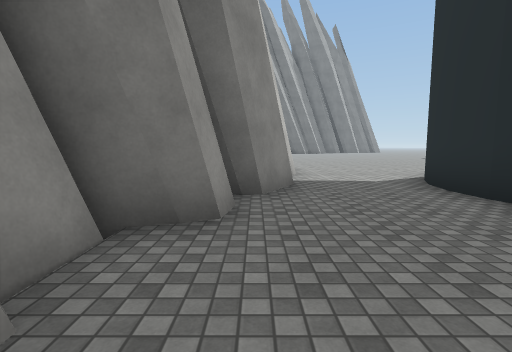
[1] (above)

24 first-person views from a walk through a scene from a Unity 3-D project. The camera is 1.4 m above the floor, tilts 6° down and sees 85° across. The floor is counted in squares, 2 m on a side. Each view is taken from the middle of a square. On the plan, view 1 faces up. The plan holds only what a view shows up to about 9 squares ahead; the rest is blank. The place goes on beyond the plan. The player is left out. Some surface patterns are stand-ins.

[2]
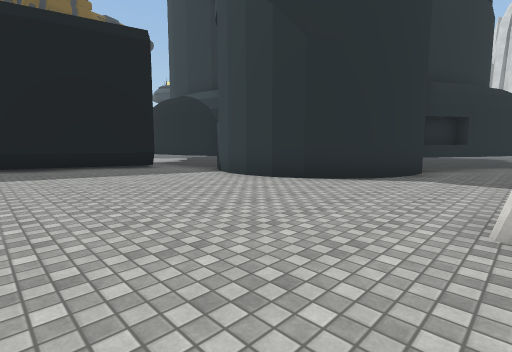

[3]
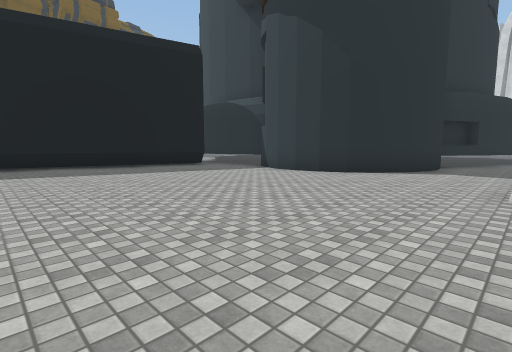

[4]
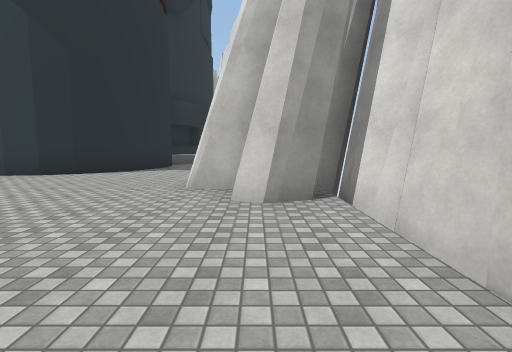

[5]
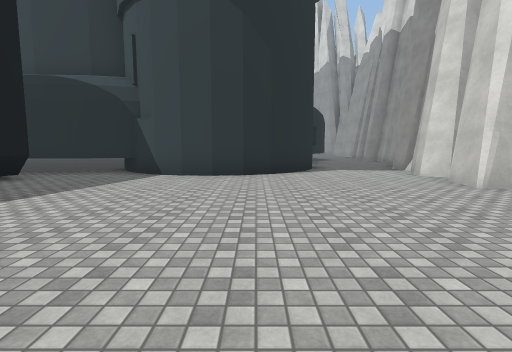

[6]
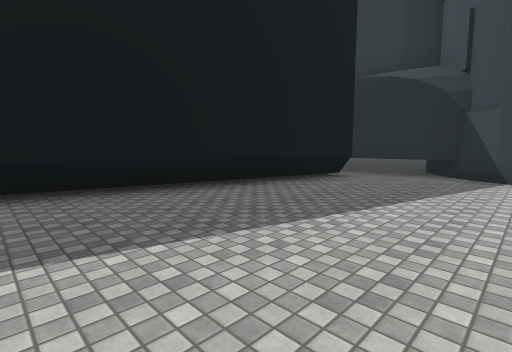

[7]
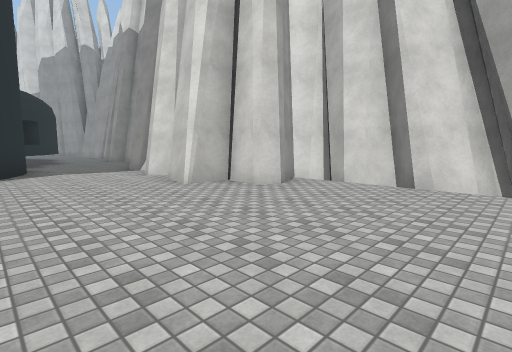

[8]
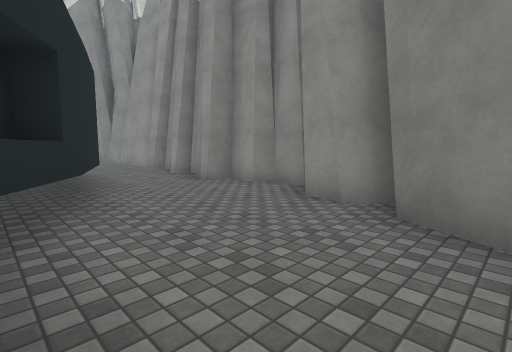

[9]
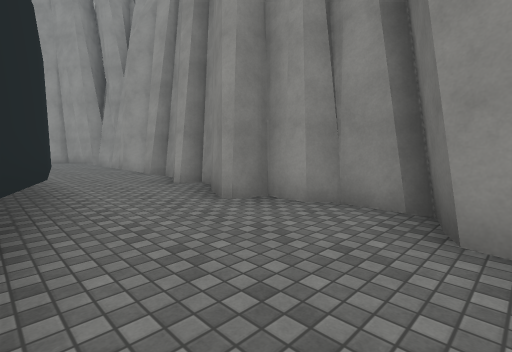

[10]
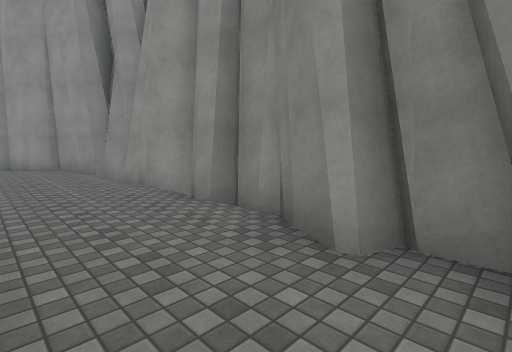

[11]
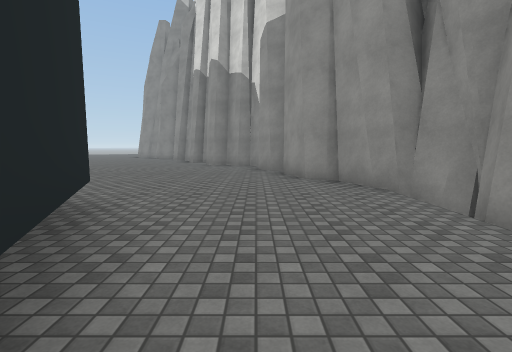

[12]
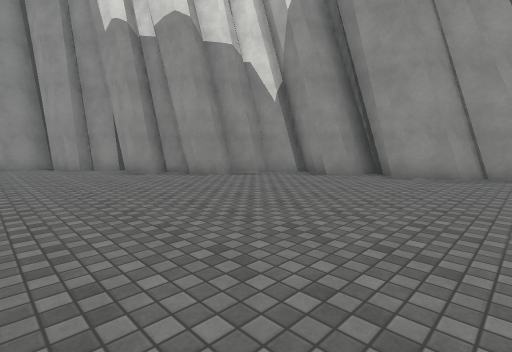

[13]
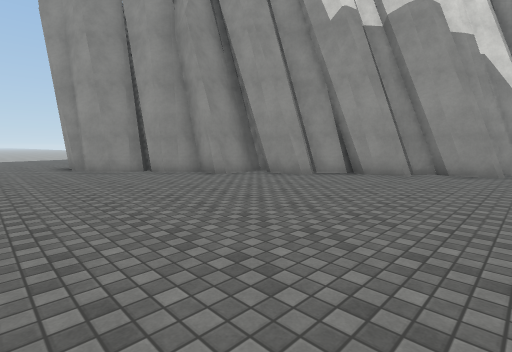

[14]
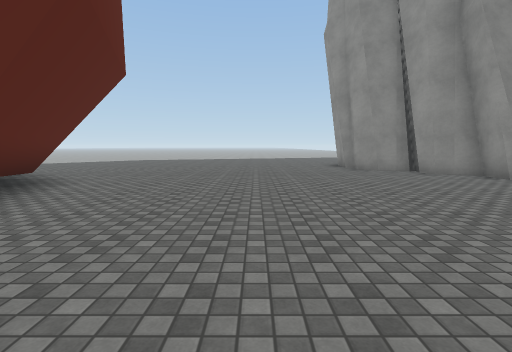

[15]
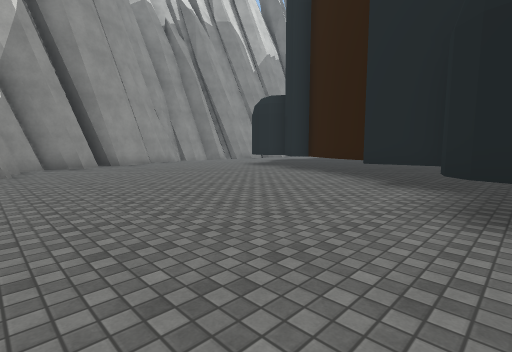

[16]
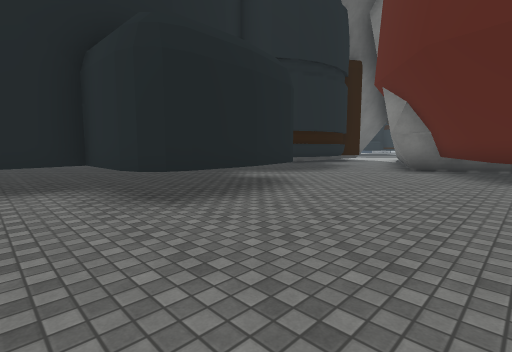

[17]
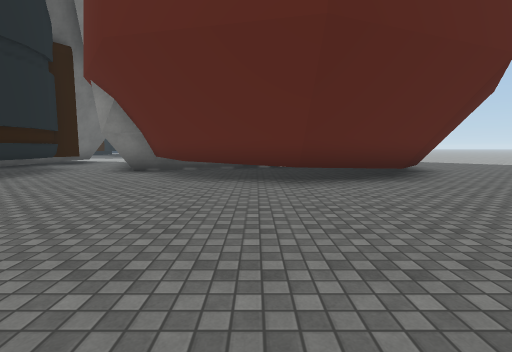

[18]
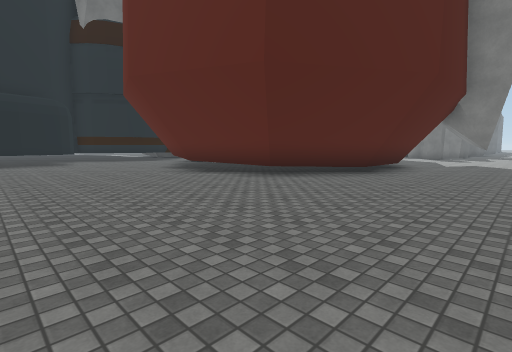

[19]
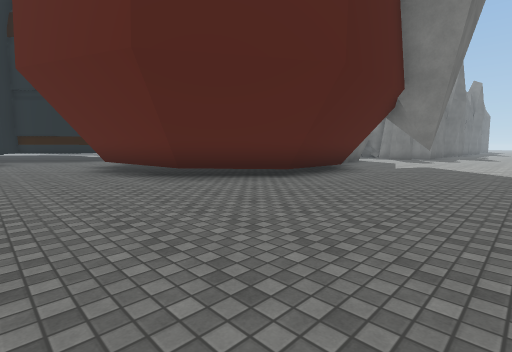

[20]
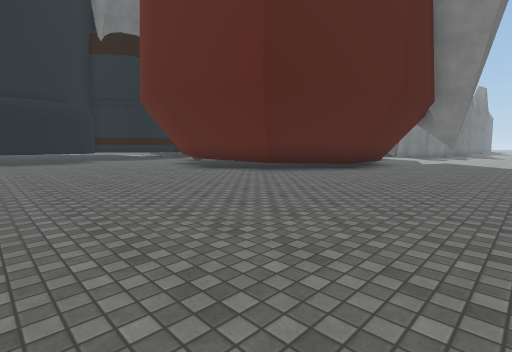

[21]
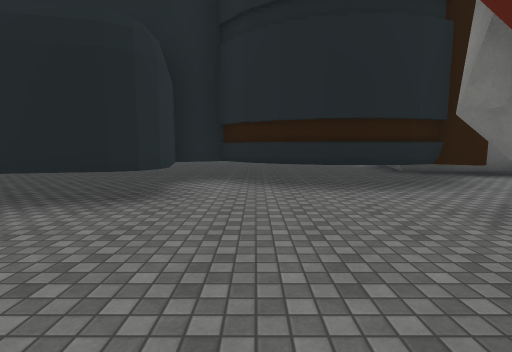

[22]
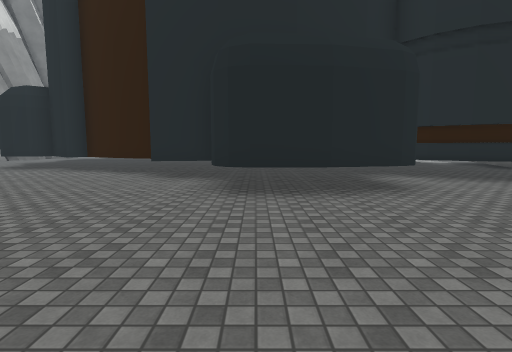

[23]
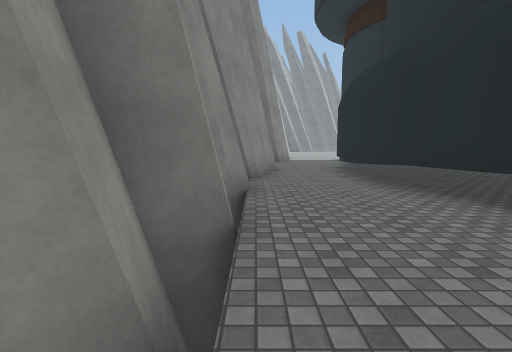

[24]
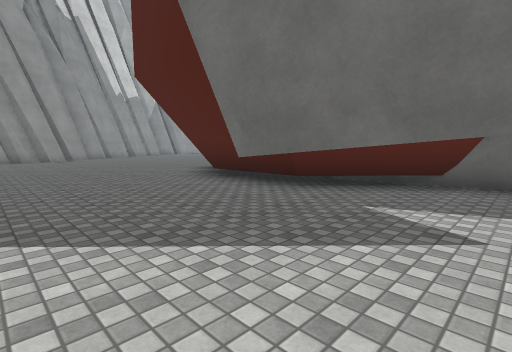

### Floor plan
Key: @ floor where view 1 was taken; # wall or solid block; . floor; ^ raised ledge.
Columns run from 2 left of view 1 to 24 right of it. Each row starts with its distance up from view 1.
 14 #.............#
 13 #.............#
 12 #............##
 11 #............#
 10 ###..........#
  9 ####........##
  8 ###.........##
  7   #....###...#
  6   #...#   ^^^
  5   #...#    ^
  4  ##..#
  3 ##...^
  2 #....#
  1 ##..#
  0  #@.^
 -1  #..^
 -2 ##..^
 -3 #...^
 -4 #...^
 -5 #...^
 -6 #...^
 -7 #....^
 -8 #....#^^             #
 -9 #.......#^           ###
-10 ##........#^   ^##   #.#
-11  ##.........#  ^.##^##.
-12  ##..........^ ^......
-13  ##..........##.....##
-14   ##................##
-15   ##..............####
-16    ###............#  #
-17      #............#
-18      ##...........#
-19       ##..........#
-20        #..........##    ###
-21        ##..........##  ###.
-22         ##..........####...
-23          ##...............#
-24           ##............##.
-25            #...............
-26            #...............

Where each view was taken, in squares from view 1:
view 1: 0 up, 0 right, facing up
view 2: 12 up, 1 right, facing down-right
view 3: 14 up, 1 right, facing down-right
view 4: 14 up, 0 right, facing down
view 5: 14 up, 5 right, facing down
view 6: 14 up, 7 right, facing down-right
view 7: 14 up, 4 right, facing down-left
view 8: 5 up, 3 right, facing down-left
view 9: 3 up, 2 right, facing down-left
view 10: 1 down, 1 right, facing down-left
view 11: 5 down, 1 right, facing down
view 12: 10 down, 7 right, facing down-left
view 13: 15 down, 11 right, facing down-left
view 14: 15 down, 12 right, facing down
view 15: 16 down, 11 right, facing up-left
view 16: 16 down, 9 right, facing up-right
view 17: 17 down, 10 right, facing right
view 18: 25 down, 11 right, facing up-right
view 19: 26 down, 13 right, facing up-right
view 20: 26 down, 10 right, facing up-right
view 21: 16 down, 15 right, facing up
view 22: 17 down, 11 right, facing up
view 23: 9 down, 1 left, facing up
view 24: 26 down, 24 right, facing up-left
